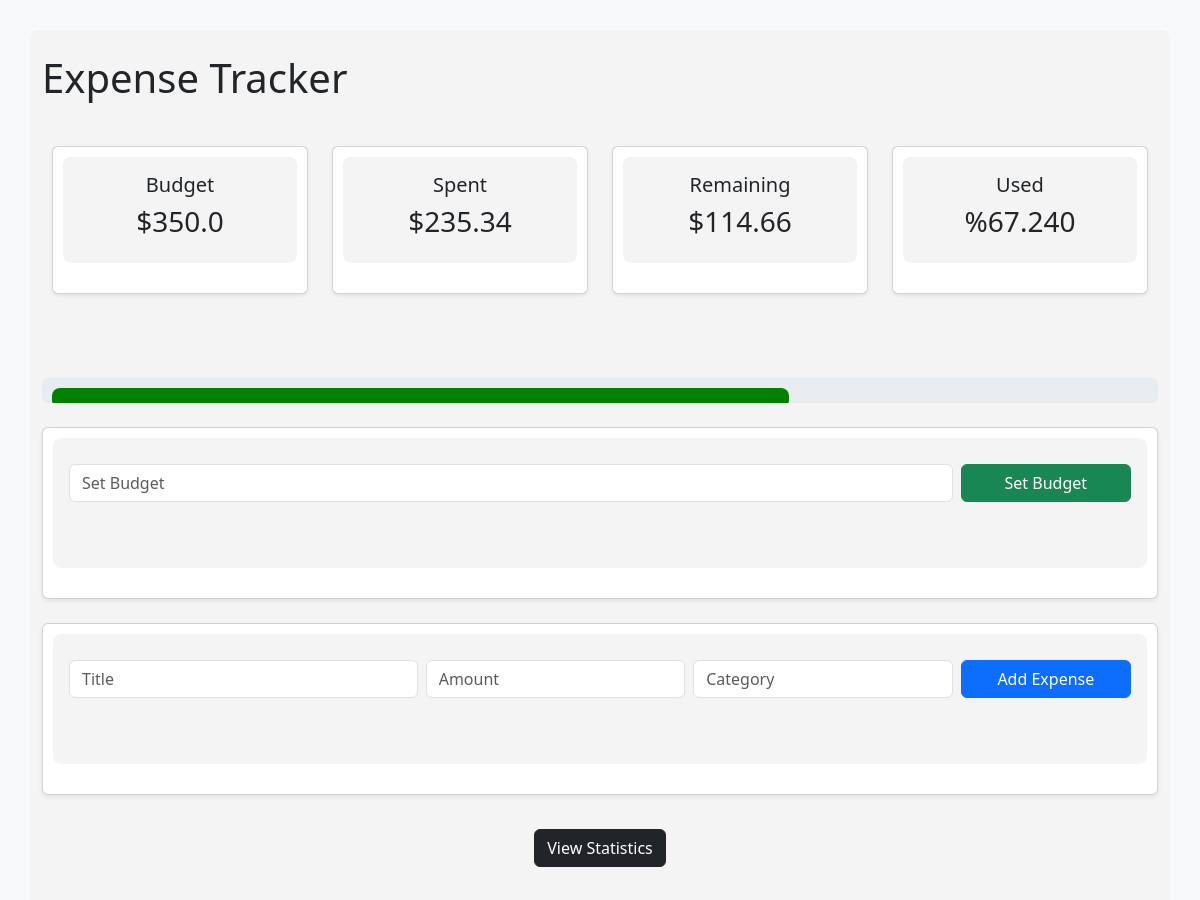
Before: / (upper part) with the older database file.
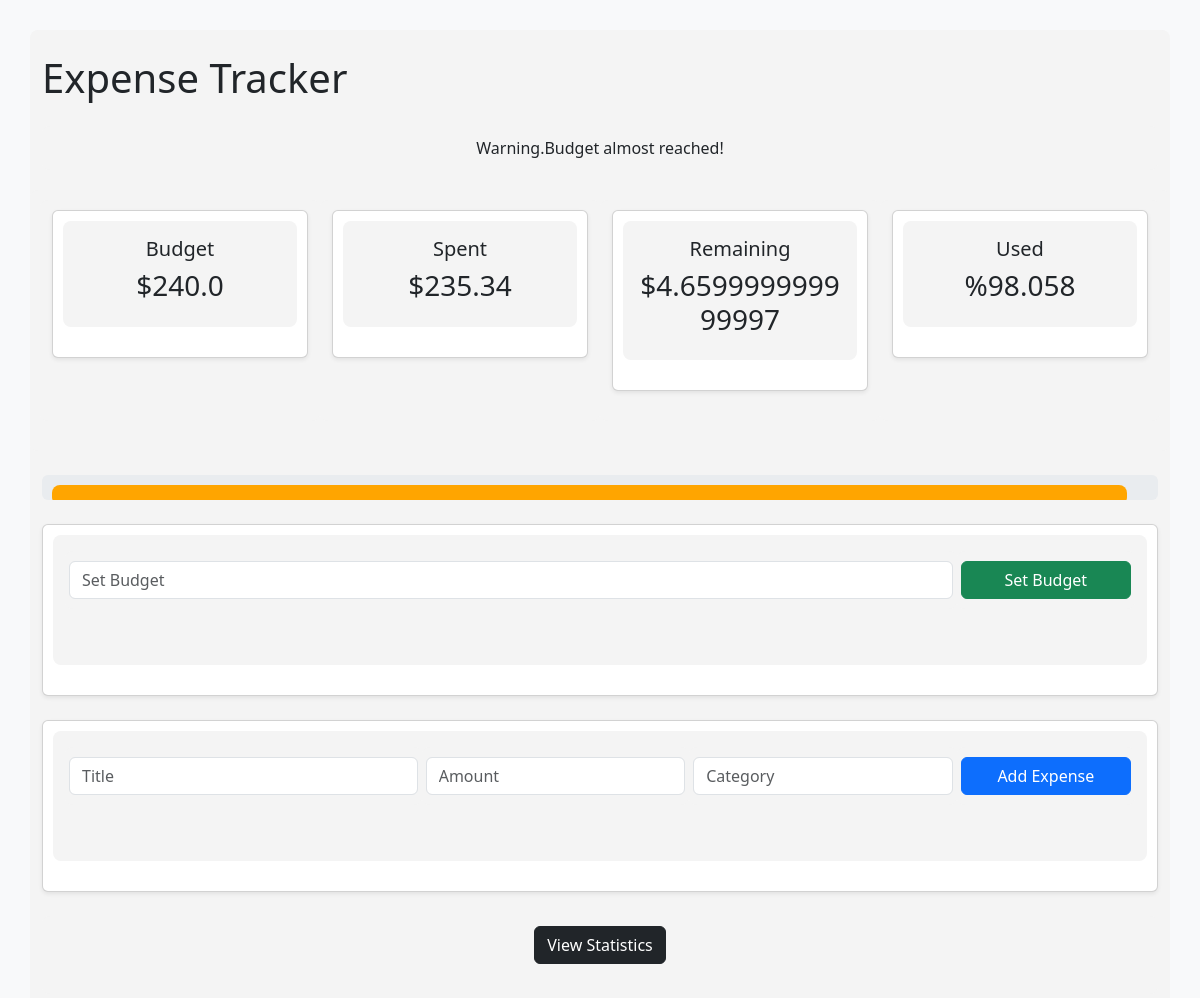
After: the same page with the newer database file.
### tables this page shows
CREATE TABLE budget (
                id INTEGER PRIMARY KEY,
                amount REAL
            );

### main.py (the view)
@app.route("/")
def home():
    expenses=manager.get_all_expenses()
    status=manager.get_budget_status()
    total=manager.total_expenses()
    budget=manager.get_budget()
    percent=(total/budget)*100 if budget>0 else 0
    percent=float(percent)
    color="red" if percent > 100 else "green"
    alert=""
    if percent >= 100:
        color= "red"
        alert=" Budget exceeded!"
    elif percent >=80:
        color="orange"
        alert="Warning.Budget almost reached!"
    return render_template("index.html",expenses=expenses,budget=status["budget"],total=status["total"],remaining=status["remaining"],percent=status["percent"],color=color,alert=alert)

### expense_manager.py (called while the page is built)
    def total_expenses(self):
        conn=sqlite3.connect("expenses.db")
        cursor=conn.cursor()
        cursor.execute("SELECT SUM(amount) FROM expenses")
        total=cursor.fetchone()[0]
        conn.close()
        return total or 0

    def get_all_expenses(self):
        conn=sqlite3.connect("expenses.db")
        cursor=conn.cursor()
        cursor.execute("SELECT * FROM expenses")
        expenses=cursor.fetchall()
        conn.close()
        return expenses

    def get_budget(self):
        conn=sqlite3.connect("expenses.db")
        cursor=conn.cursor()
        cursor.execute("SELECT amount FROM budget LIMIT 1")
        result=cursor.fetchone()
        conn.close()
        return result[0] if result else 0

    def get_budget_status(self):
        budget=self.get_budget()
        total=self.total_expenses()
        remaining=budget-total
        percent_used=0
        if budget>0:
            percent_used=(total/budget)*100
        return{
            "budget": budget,
            "total": total,
            "remaining": remaining,
            "percent": percent_used
        }

### templates/index.html (shortened to what this page needs)
<!DOCTYPE html>
<html lang="en">
<head>
    <link rel="stylesheet" href="{{ url_for('static', filename='style.css') }}">
    <link href="https://cdn.jsdelivr.net/npm/bootstrap@5.3.3/dist/css/bootstrap.min.css" rel="stylesheet">
</head>
<body class="bg-light">
<div class="container py-4">
    <h1 class="texty-center mb-4">Expense Tracker</h1>
    {% if alert %}
    <div class="
        {% if percent >=100 %}
            alert-danger
        {% else %}
            alert-warning
        {% endif %}
        text-center">
        {{ alert }}
    </div>
    {% endif %}
    <div class="row text-center mb-4">
        <div class="col-md-3">
            <div class="card shadow-sm">
                <div class="card-body">
                    <h5>Budget</h5>
                    <h3>${{  budget  }}</h3>
                </div>
            </div>
        </div>
        <div class="col-md-3">
            <div class="card shadow-sm">
                <div class="card-body">
                    <h5>Spent</h5>
                    <h3>${{  total  }}</h3>
                </div>
            </div>
        </div>
        <div class="col-md-3">
            <div class="card shadow-sm">
                <div class="card-body">
                    <h5>Remaining</h5>
                    <h3>${{  remaining  }}</h3>
                </div>
            </div>
        </div>
        <div class="col-md-3">
            <div class="card shadow-sm">
                <div class="card-body">
                    <h5>Used</h5>
                    <h3>%{{  "%.3f"|format(percent)  }}</h3>
                </div>
            </div>
        </div>
    </div>
    <div class="progress mb-4" style="height: 25px;">
        <div class="progress-bar"
            role="progressbar"
            style="width: {{  percent if percent <= 100 else 100}}%;
            background-color: {{  color  }};">
        </div>
    </div>
    <div class="card shadow-sm mb-4">
        <div class="card-body">
            <form method="POST" action="/set_budget" class="row g-2">
                <div class="col-md-10">
                    <input type="number" step="0.01" name="budget" class="form-control" placeholder="Set Budget" required>
                </div>
                <div class="col-md-2">
                    <button class="btn btn-success w-100">
                        Set Budget
                    </button>
                </div>
            </form>
        </div>
    </div>
    <div class="card shadow-sm mb-4">
        <div class="card-body">
            <form method="POST" action="/add" class="row g-2">
                <div class="col-md-4">
                    <input type="text" name="title" class="form-control" placeholder="Title" required>
                </div>
                <div class="col-md-3">
                    <input type="number" step="0.01" name="amount" class="form-control" placeholder="Amount" required>
                </div>
                <div class="col-md-3">
                    <input type="text" name="category" class="form-control" placeholder="Category" required>
                </div>
                <div class="col-md-2">
                    <button class="btn btn-primary w-100">
                        Add Expense
                    </button>
                </div>
            </form>
        </div>
    </div>
    <div class="mb-4 text-center">
        <form action="/stats" method="POST">
            <button class="btn btn-dark">
                View Statistics
            </button>
        </form>
    </div>
</div>
</body>
</html>

### static/style.css (style rules this page uses)
body { font-family: Arial; background-color: #f4f4f4; padding: 30px; margin: 20px; }
h1 { color: #333; }
div { margin-bottom: 20px; padding: 10px; background: #f4f4f4; border-radius: 8px; }
form { margin-bottom: 20px; }
input { padding: 10px; margin-right: 10px; }
button { padding: 10px 15px; margin-left: 10px; background-color: red; color: white; border: none; border-radius: 5px; cursor: pointer; }

Changed rows visible on the page:
changed budget: amount "350.0" → "240.0"
Other visible differences:
{{ alert }}: (not shown) → "Warning.Budget almost reached!"
{{ remaining }}: "114.66" → "4.659999999999997"
{{ "%.3f"|format(percent) }}: "67.240" → "98.058"
{{ percent if percent <= 100 else 100 }}: 67.24 → 98.05833333333334 (drawn)
